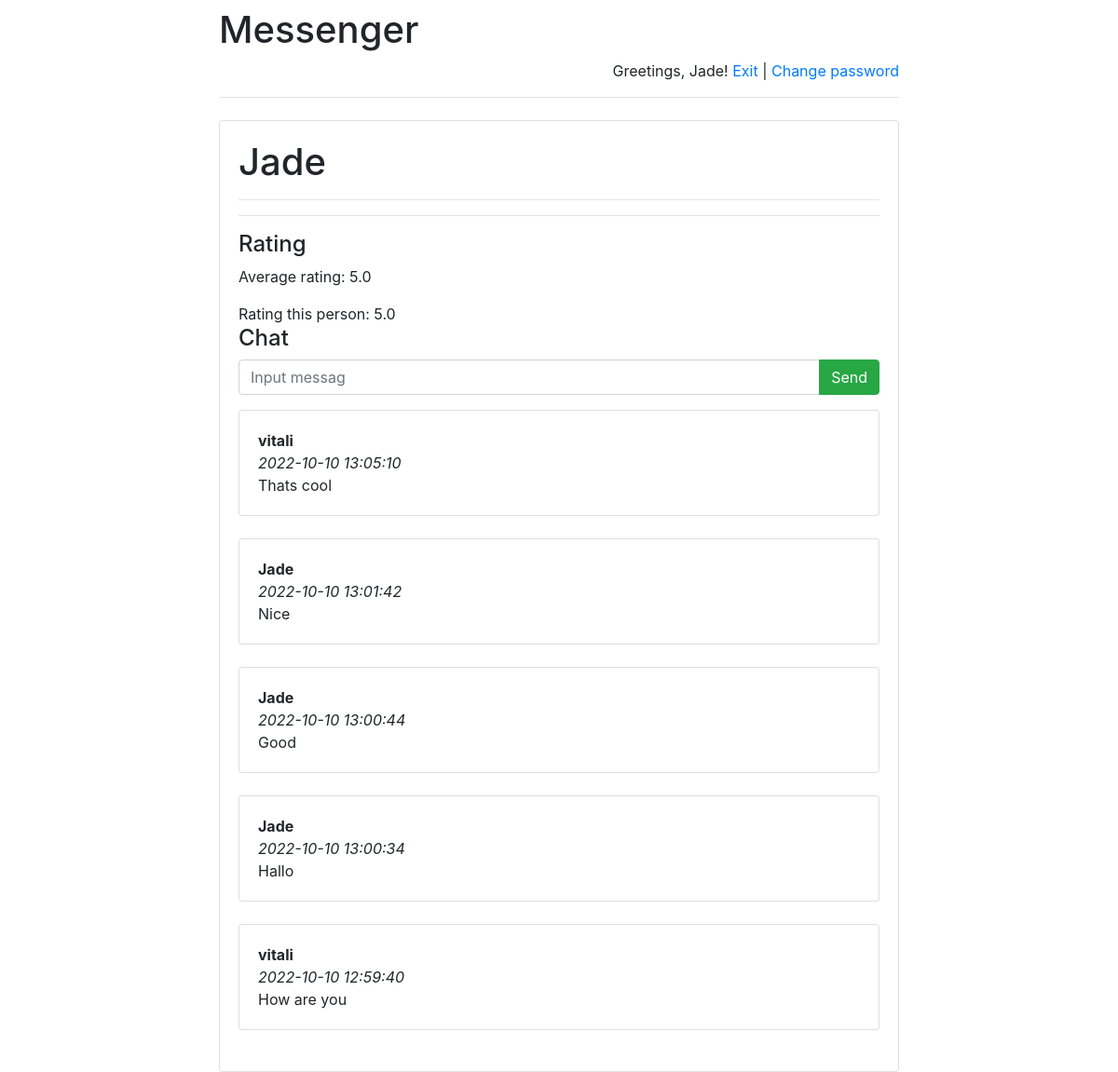
/persons/1/ (signed in), run on the app's committed database.
### persons/models.py (models this page shows)
class Person(models.Model):
    person_text = models.CharField(max_length=255)
    pub_date = models.DateTimeField('date published')

class Messages(models.Model):
    chat = models.ForeignKey(
        Person, verbose_name='Чат под человеком',
        on_delete=models.CASCADE)
    author = models.ForeignKey(
        User,
        verbose_name='Пользователь', on_delete=models.CASCADE)
    message = models.TextField('Сообщение')
    pub_date = models.DateTimeField(
        'Дата сообщения',
        default=timezone.now)

### persons/views.py (the view)
# urls.py: re_path(r'^([0-9]+)/$', views.detail, name='detail'),
def detail(request, person_id):
    error_message = None
    if "error_message" in request.GET:
        error_message = request.GET["error_message"]
    return render(
        request,
        "address.html",
        {
            "person": get_object_or_404(Person, pk=person_id),
            "error_message": error_message,
            "latest_messages":
                Messages.objects
                    .filter(chat_id=person_id)
                    .order_by('-pub_date')[:5],
            "already_rated_by_user":
                Mark.objects
                    .filter(author_id=request.user.id)
                    .filter(person_id=person_id)
                    .count(),
            "user_rating":
                Mark.objects
                    .filter(author_id=request.user.id)
                    .filter(person_id=person_id)
                    .aggregate(Avg('mark'))
                ["mark__avg"],
            "avg_mark":
                Mark.objects
                    .filter(person_id=person_id)
                    .aggregate(Avg('mark'))
                ["mark__avg"]
        }
    )

### persons/templates/address.html (shortened to what this page needs)
<!DOCTYPE html>
<html lang="en">
{% extends 'base.html' %}
{% block main %}
<head>
</head>
<body>
<h1>{{ person.person_text }}</h1>
    <hr>
    <hr>
<h4>Rating</h4>
    <p>Average rating:
        <span id="avg_mark_span">
            {{ avg_mark }}
        </span>
    </p>
{% if user.is_authenticated %}
    {% if already_rated_by_user <= 0 or already_rated_by_user ==  None %}
        <form action="post_mark/" method="post">
            {% csrf_token %}
            <div class="row">
                <div class="col-sm text-center">
                    <input name="mark"
                           type="radio"
                           value="1"/> 1
                </div>
                <div class="col-sm text-center">
                    <input name="mark"
                           type="radio"
                           value="2"/> 2
                </div>
                <div class="col-sm text-center">
                    <input name="mark"
                           type="radio"
                           value="3"/> 3
                </div>
                <div class="col-sm text-center">
                    <input name="mark"
                           type="radio"
                           value="4"/> 4
                </div>
                <div class="col-sm text-center">
                    <input name="mark"
                           type="radio"
                           value="5"/> 5
                </div>
                <div class="col-sm text-center">
                    <input class="btn btn-success"
                        type="submit"
                        value="Send rating"/>
                </div>
            </div>
        </form>
        {% else %}
        Rating this person: {{ user_rating }}
    {% endif %}
{% endif %}
    <h4>Chat</h4>
    {% if user.is_authenticated %}
        <form action="post/" method="post">
            <div class="input-group mb-3">
                <input type="text"
                       class="form-control"
                       placeholder="Input messag"
                       name="Enter message"/>
                <div class="input-group-append">
                    <input class="btn btn-success"
                           type="submit"
                           value="Send"/>
                </div>
            </div>
        </form>
    {% endif %}
    <div id="history">
    {% for messages in latest_messages %}
        <div class="card">
        <div class="card-body">
            <strong>
                {{ messages.author.username }}
            </strong>
            <br/>
            <em>
                {{ messages.pub_date|date:'Y-m-d H:i:s' }}
            </em>
            <br/>
            {{ messages.message }}
        </div>
        </div>
        <br/>
    {% endfor %}
</div>
{% endblock %}

### persons/templates/base.html (shortened to what this page needs)
<!doctype html>
<html lang="en">
<head>
    <link rel="stylesheet"
          href="https://stackpath.bootstrapcdn.com/bootstrap/4.1.3/css/bootstrap.min.css">
</head>
<body>
<div class="container">
    <div class="row justify-content-center">
        <div class="col-8">
            <h1 class="mt-2">Messenger</h1>
            {% if user.is_authenticated %}
                <p class="text-right">
                    Greetings, {{ user.username }}!
                    <a href="/persons/logout">Exit</a> |
                    <a href="/persons/password-change">
                        Change password
                    </a>
                </p>
            {% else %}
                <p class="text-right">
                    <a href="/persons/login">Log in</a> |
                    <a href="/persons/register">Register</a>
                </p>
            {% endif %}
            <hr class="mt-0 mb-4">
            <div class="card">
                <div class="card-body">
                    {% block main %}
                    {% endblock %}
                </div>
            </div>
        </div>
    </div>
</div>
</body>
</html>

### data on the page
Person: person_text "Jade"
Messages: author.username "vitali", pub_date "2022-10-10 13:05:10", message "Thats cool"
Messages: author.username "Jade", pub_date "2022-10-10 13:01:42", message "Nice"
Messages: author.username "Jade", pub_date "2022-10-10 13:00:44", message "Good"
Messages: author.username "Jade", pub_date "2022-10-10 13:00:34", message "Hallo"
Messages: author.username "vitali", pub_date "2022-10-10 12:59:40", message "How are you"

### other printed values
{{ user.username }} "Jade"
{{ avg_mark }} "5.0"
{{ user_rating }} "5.0"
